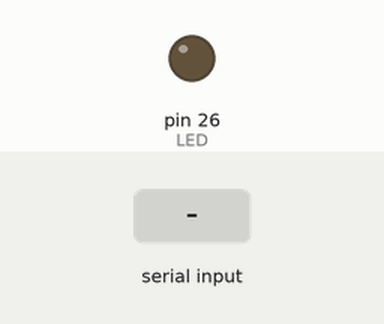
Recording of a sketch running on a simulated Arduino Mega 2560, built with avr-gcc and run on an emulated ATmega2560. On the bench: output pins drawn as LEDs (lit = HIGH). Inputs (shaded band) come from the test bench.

Above: at 1.2 s.
1.3 s: "a" received over the second serial link
At 1.8 s:
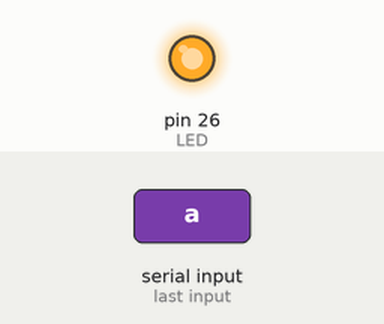
2.8 s: "x" received over the second serial link
At 4.1 s:
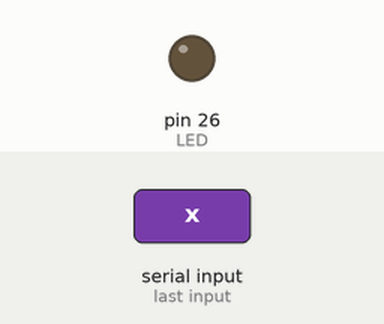
Timing chart, 0 to 5.8 s (numbered marks = the images above; inputs shaded):
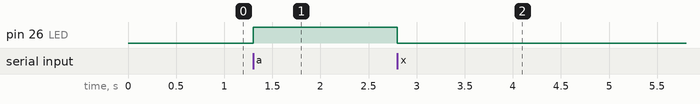

Measured:
- after the input at 1.3 s, pin 26 (LED): LOW → HIGH at once
- after the input at 2.8 s, pin 26 (LED): HIGH → LOW at once

The sketch:

Slave.ino
```cpp
// Include the Software Serial library
#include <SoftwareSerial.h>
// Define a Software Serial object and the used pins
SoftwareSerial softSerial(8, 9);
// LED Pin
int LED = 26;
void setup()  {
softSerial.begin(9600);
pinMode(LED, OUTPUT);
}
void loop()  {
// Check if there is anything in the soft Serial Buffer
  if (softSerial.available())  {
// Read one value from the soft serial buffer and store it in the variable com
    int com = softSerial.read();
// Act according to the value received
    if (com == 'x')  {
// Stop the LED
      digitalWrite(LED, LOW);
    }
    else if (com == 'a')  {
// Start the LED
    digitalWrite(LED, HIGH);
    }
  }
}
```
